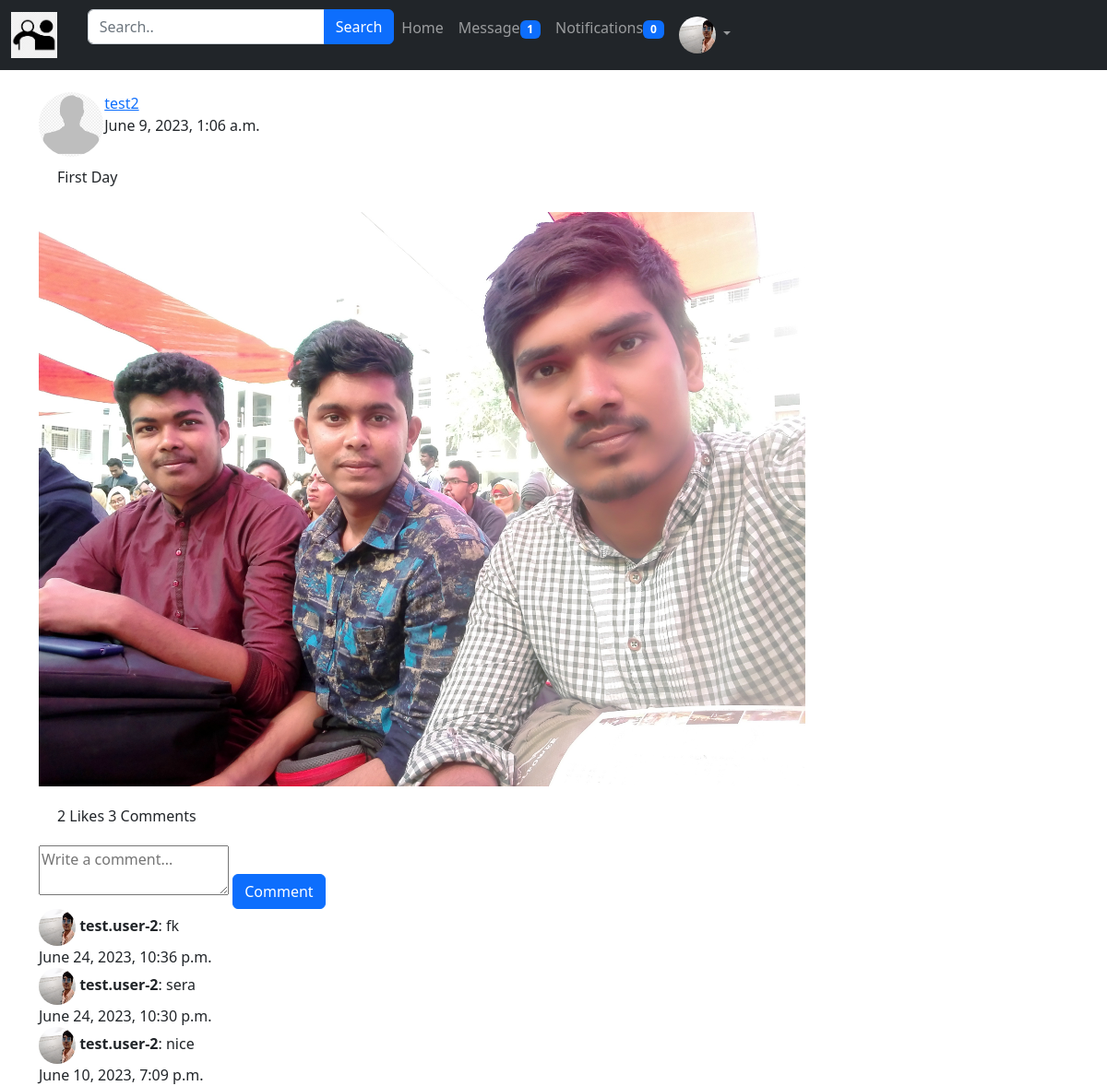
The app's page /post/post-details/8/ (signed in) with its own data.
### App_Login/models.py (models this page shows)
class UserProfile(models.Model):
    user = models.OneToOneField( User, related_name='user_profile', on_delete=models.CASCADE)
    profile_pic = models.ImageField(upload_to='profile_pics',blank=True)
    description = models.TextField(blank=True)
    full_name = models.CharField(max_length=264,blank=True)
    dob = models.DateField(blank=True,null=True)
    website=models.URLField(blank=True)
    facebook = models.URLField(blank=True)

### App_Post/models.py (models this page shows, shortened)
class Posts(models.Model):
    author = models.ForeignKey(User, on_delete=models.CASCADE, related_name='post')
    image = models.ImageField(upload_to='post_images')
    caption = models.CharField(max_length=264, blank= True)
    upload_date = models.DateTimeField(auto_now_add=True)
    update_date = models.DateTimeField(auto_now=True)
    class Meta:
        ordering=['-upload_date']

class Comment(models.Model):
    post = models.ForeignKey(Posts, on_delete=models.CASCADE, related_name='comments')
    author = models.ForeignKey(User, on_delete=models.CASCADE)
    content = models.TextField()
    timestamp = models.DateTimeField(auto_now_add=True)
    class Meta:
        ordering = ['-timestamp']

### App_Post/views.py (the view)
# urls.py: path('post-details/<post_id>/', views.post_details, name='post_details'),
@login_required
def post_details(request, post_id):
    post = get_object_or_404(Posts, pk=post_id)
    context = {
        'post': post,
        **base_context(request)
        }
    return render(request, 'App_Post/post_details.html', context)

### App_Post/context_processors.py (called while the page is built)
def base_context(request):
    if request.user.is_authenticated:
        unread_notifications_count = Notification.objects.filter(
            user=request.user, is_new=True).count()
        unread_messages_count = Message.objects.filter(
            recipient=request.user, is_new=True).count()
    else:
        unread_notifications_count = 0
        unread_messages_count = 0
    return {
        'unread_notifications_count': unread_notifications_count,
        'unread_messages_count': unread_messages_count
    }

### templates/App_Post/post_details.html (shortened to what this page needs)
{% extends 'navbar.html' %}
{% load crispy_forms_tags %}
{% block body_block %}
  <div class="row">
    <div class="col-sm-9">
      <div class="posts">
        <div class="profile_link">
          <div class="row">
            <div class="col-sm-1">
              {% if post.author.user_profile.profile_pic %}
                <a href="{% url 'App_Login:user' username=post.author %}">
                  <img src="/media/{{ post.author.user_profile.profile_pic }}" width="70px" height="70px" class="rounded-circle">
                </a>
              {% else %}
                <a href="{% url 'App_Login:user' username=post.author %}">
                  <img src="/media/default.png" width="70px" height="70px" class="rounded-circle">
                </a>
              {% endif %}
            </div>
            <div class="col-sm-11">
              <a href="{% url 'App_Login:user' username=post.author %}">{{ post.author }}</a>
              <br>
              {{ post.upload_date }}
            </div>
          </div>
        </div>
        <div style="padding: 10px 20px;">
          <p>{{ post.caption }}</p>
        </div>
        <img src="{{ post.image.url }}" width="100%">
        <div style="padding: 20px;">
          {{ post.liked_post.count }} Likes
          {{ post.comments.count }} Comments
        </div>
        <div>
          <form method="POST" action="{% url 'App_Post:add_comment' post_id=post.pk %}">
            <textarea name="content" placeholder="Write a comment..." rows="2"></textarea>
            <button type="submit" class="btn btn-primary">Comment</button>
          </form>
          {% for comment in post.comments.all %}
            <div>
            {% if comment.author.user_profile.profile_pic  %}
              <img src="/media/{{ comment.author.user_profile.profile_pic }}" width="40px" height="40px" class="rounded-circle">
            {% else %}
                <img src="/media/default.png" width="40px" height="40px" class="rounded-circle">
            {% endif %}
              <strong>{{ comment.author.username }}</strong>: {{ comment.content }} <br>
              {{ comment.timestamp }}
            </div>
          {% endfor %}
        </div>
      </div>
    </div>
  </div>
{% endblock %}

### templates/navbar.html (shortened to what this page needs)
<!DOCTYPE html>
<html lang="en">
<head>
  <link href="https://cdn.jsdelivr.net/npm/bootstrap@5.2.3/dist/css/bootstrap.min.css" rel="stylesheet">
</head>
<body>
<nav class="navbar navbar-expand-lg bg-dark navbar-dark">
  <div class="container-fluid">
    <a class="navbar-brand" href="{% url 'App_Post:home' %}">
      <img src="/media/logo.png" style="width: 50px; height:auto;" alt="Logo">
    </a>
    <div class="collapse navbar-collapse" id="collapsibleNavbar">
      <ul class="navbar-nav">
        <form class="form-inline" method="get" action="{% url 'App_Post:home' %}" onsubmit="return validateSearch()">
          <div class="input-group mb-3">
              <input type="text" class="form-control" placeholder="Search.." name="search">
              <button class="btn btn-primary" type="submit">Search</button>
          </div>
        </form>
        <li class="nav-item">
          <a class="nav-link" href="{% url 'App_Post:home' %}">Home</a>
        </li>
        <li class="nav-item">
          <a class="nav-link" href="{% url 'App_Message:inbox' %}">Message<span class="badge bg-primary">{{ unread_messages_count }}</span></a>
        </li>
        <li class="nav-item">
          <a class="nav-link" href="{% url 'App_Post:notifications' %}">Notifications<span class="badge bg-primary">{{ unread_notifications_count }}</span></a>
        </li>
        <li class="nav-item dropdown">
          {% if user.user_profile.profile_pic %}
          <a class="nav-link dropdown-toggle" href="#" role="button" data-bs-toggle="dropdown">
            <img src="/media/{{user.user_profile.profile_pic}}" width="40px" height="40px" class="rounded-circle">
          </a>
          {% else %}
          <a class="nav-link dropdown-toggle" href="#" role="button" data-bs-toggle="dropdown">
            <img src="/media/default.png" width="40px" height="40px" class="rounded-circle">
          </a>
          {% endif %}
        </li>
      </ul>
    </div>
  </div>
</nav>
<br>
<div class="container">
  {% block body_block %}
  {% endblock %}
</div>
</body>
</html>

### records on screen
Posts: author "test2", upload_date "June 9, 2023, 1:06 a.m.", caption "First Day", image (picture), liked_post.count "2", comments.count "3"
Comment: author.user_profile.profile_pic (picture), author.username "test.user-2", content "fk", timestamp "June 24, 2023, 10:36 p.m."
Comment: author.user_profile.profile_pic (picture), author.username "test.user-2", content "sera", timestamp "June 24, 2023, 10:30 p.m."
Comment: author.user_profile.profile_pic (picture), author.username "test.user-2", content "nice", timestamp "June 10, 2023, 7:09 p.m."

### other values on screen
{{ unread_messages_count }} "1"
{{ unread_notifications_count }} "0"
